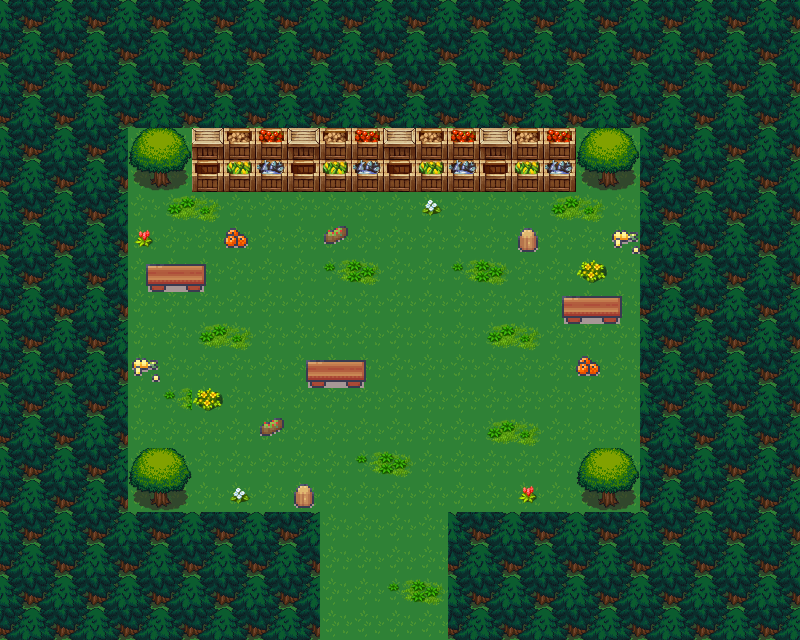

The image is a tile-based game level rendered from a .tmx file. Its description and source (layers, tilesets, objects; grid data summarised) follow:
An orthogonal 25x20 tile map with 32x32 px tiles, 3 tile layers (baseLayer, floorLayer, textureLayer), 5 tilesets and 3 objects (start, fire1, fire2).

<map version="1.10" tiledversion="1.10.2" orientation="orthogonal" renderorder="right-down" width="25" height="20" tilewidth="32" tileheight="32" infinite="0" nextlayerid="8" nextobjectid="4">
 <editorsettings>
  <export target="assets/farmMap.tmj" format="json" />
 </editorsettings>
 <tileset firstgid="1" name="Desert32x32" tilewidth="32" tileheight="32" tilecount="256" columns="16">
  <image source="assets/Desert32x32.png" width="512" height="512" />
 </tileset>
 <tileset firstgid="257" name="Farming32x32" tilewidth="32" tileheight="32" tilecount="400" columns="20">
  <image source="assets/Farming32x32.png" width="640" height="640" />
 </tileset>
 <tileset firstgid="657" name="Forest32x32" tilewidth="32" tileheight="32" tilecount="256" columns="16">
  <image source="assets/Forest32x32.png" width="512" height="512" />
 </tileset>
 <tileset firstgid="913" name="Kitchen32x32" tilewidth="32" tileheight="32" tilecount="784" columns="16">
  <image source="assets/Kitchen32x32.png" width="512" height="1568" />
 </tileset>
 <tileset firstgid="1697" name="Village32x32" tilewidth="32" tileheight="32" tilecount="360" columns="8">
  <image source="assets/Village32x32.png" width="256" height="1450" />
 </tileset>
 <layer id="1" name="baseLayer" width="25" height="20">
  <data>[500 cells, 500 non-empty, 4 distinct tile ids]</data>
 </layer>
 <layer id="6" name="floorLayer" width="25" height="20">
  <data>[500 cells, 208 non-empty, 1 distinct tile ids]</data>
 </layer>
 <layer id="7" name="textureLayer" width="25" height="20">
  <data>[500 cells, 91 non-empty, 27 distinct tile ids]</data>
 </layer>
 <objectgroup id="5" name="objectLayer">
  <object id="1" name="start" x="384" y="579">
   <point />
  </object>
  <object id="2" name="fire1" x="240" y="393">
   <point />
  </object>
  <object id="3" name="fire2" x="494" y="291">
   <point />
  </object>
 </objectgroup>
</map>
